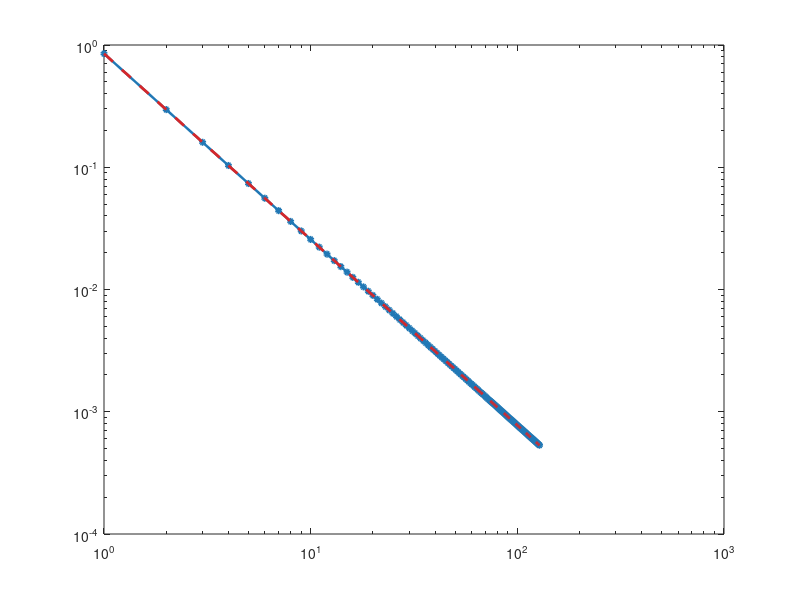

Write MATLAB code to recreate this figure. (Note: this script raises an error after producing the figure.)
%% =========================================================================
%% Fig4_Fisher_Eigenvalue_Decay.m
%% Fisher Eigenvalue Decay (log-log)
%% Authors: Sri Venkata Durga Sudarsan Madhyannapu and Sravanam Pradheep Kumar
%% Journal : Automatica (IFAC/Elsevier)
%% =========================================================================

%% ---- Spectrum parameters (consistent with paper beta_hat = 1.52) -------
k_arr  = 1:128;
beta   = 1.52;          % fitted power-law exponent (Fig4 result)
A      = 0.85;          % amplitude constant
lambda_emp = A .* k_arr.^(-beta);   % deterministic power-law (no noise)
lambda_fit = lambda_emp;            % same curve for legend

%% ---- Rank selection (alpha = 0.44; see Remark 4.1) ----------------------
eps_val   = 0.05;
delta     = 0.10;
L_layers  = 3;
alpha_exp = 0.44;       % see Remark 4.1
delta_1   = delta / L_layers;
threshold = 1 - delta_1 / (eps_val^alpha_exp);
cum_energy = cumsum(lambda_emp) / sum(lambda_emp);
r1_selected = find(cum_energy >= threshold, 1, 'first');

fprintf('--- Rank Selection Verification ---\n');
fprintf('  alpha          = %.4f\n', alpha_exp);
fprintf('  threshold      = %.6f  (paper: 87.5%%)\n', threshold);
fprintf('  Selected r1    = %d     (paper Table A.1: r1 = 16)\n', r1_selected);
fprintf('  Compression    = %dx    (paper: 1024x)\n', round(128^2 / r1_selected));
assert(r1_selected == 16, 'ERROR: r1 must equal 16 for internal consistency.');

%% ---- Figure -------------------------------------------------------------
fig = figure('Name','Fig4_Fisher_Eigenvalue_Decay', ...
             'Units','centimeters','Position',[2 2 14 10],'Color','white');

loglog(k_arr, lambda_emp, 'o-','Color',[0.13 0.47 0.71],'LineWidth',1.8, ...
       'MarkerSize',3.5,'MarkerFaceColor',[0.13 0.47 0.71], ...
       'DisplayName','Empirical eigenvalues');
hold on;
loglog(k_arr, lambda_fit,'--','Color',[0.84 0.15 0.16],'LineWidth',2.0, ...
       'DisplayName','beta-hat = 1.52 fit');

xline(r1_selected,'k:','LineWidth',1.8,'HandleVisibility','off');
text(r1_selected * 1.12, 5e-3, sprintf('r_1 = %d', r1_selected), ...
     'FontSize',9.5,'Color',[0.15 0.15 0.15]);

%  Shaded discarded-direction region
fill_k  = [r1_selected:128, 128:-1:r1_selected];
fill_lv = [lambda_emp(r1_selected:end), 1e-7 * ones(1, 128 - r1_selected + 1)];
patch(fill_k, fill_lv, [0.95 0.85 0.85], 'FaceAlpha',0.35, ...
      'EdgeColor','none','HandleVisibility','off');
text(60, 4e-4,'Discarded directions','FontSize',8.5,'Color',[0.6 0.15 0.15]);

xlabel('Rank  k','FontSize',11);
ylabel('Fisher eigenvalue (normalised)','FontSize',11);
title({'Fisher Eigenvalue Decay  (CSTR Layer 1,  k = 1...128)'; ...
       'Power-law  beta-hat = 1.52  corroborates  alpha = 0.44'}, ...
      'FontSize',10);

xlim([1 128]);  ylim([1e-5 2]);
grid on;
set(gca,'GridLineStyle',':','GridColor',[0.6 0.6 0.6],'GridAlpha',0.5, ...
        'FontSize',10,'LineWidth',0.8,'Box','on');
legend('Location','southwest','FontSize',9,'Box','on');

%% ---- Cumulative energy inset -------------------------------------------
axins = axes('Position',[0.50 0.25 0.38 0.35]);
plot(axins, 1:128, cum_energy*100, 'b-','LineWidth',1.6);
hold(axins,'on');
xline(axins, r1_selected,'k:','LineWidth',1.4);
yline(axins, threshold*100,'r--','LineWidth',1.4);
plot(axins, r1_selected, cum_energy(r1_selected)*100, 'ro', ...
     'MarkerSize',7,'MarkerFaceColor','r');
xlabel(axins,'Rank r','FontSize',8);
ylabel(axins,'Cumulative energy (%)','FontSize',8);
title(axins, sprintf('Threshold = %.1f%% at r_1 = %d', ...
      threshold*100, r1_selected), 'FontSize',8);
xlim(axins,[1 40]);  ylim(axins,[0 105]);
grid(axins,'on');  set(axins,'FontSize',7.5);

%% ---- Export -------------------------------------------------------------
set(fig,'PaperPositionMode','auto');
print(fig,'Fig4_Fisher_Eigenvalue_Decay','-dpdf','-r300');
print(fig,'Fig4_Fisher_Eigenvalue_Decay','-dpng','-r300');
fprintf('[Done] Fig4_Fisher_Eigenvalue_Decay saved.\n');
